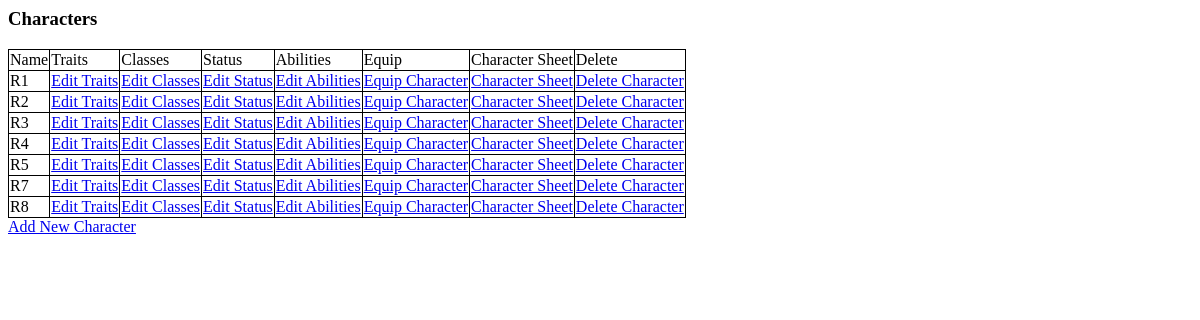
The page /osric_character_tools/characters.php on the database its author committed.
### tables this page shows
CREATE TABLE IF NOT EXISTS `characters` (
  `CharacterName` varchar(255) NOT NULL,
  `CharacterGender` int(11) NOT NULL,
  `CharacterAge` float NOT NULL,
  `CharacterHeight` float NOT NULL,
  `CharacterWeight` float NOT NULL,
  `CharacterId` bigint(20) unsigned NOT NULL AUTO_INCREMENT,
  `CharacterAlignment` int(11) NOT NULL,
  `RaceId` bigint(20) NOT NULL,
  PRIMARY KEY (`CharacterId`)
);

### osric_character_tools/characters.php (the view, shortened to what this page needs)
<html>
<head>
<link rel="stylesheet" type="text/css" href="./css/class.css" />
</head>
<body>
<?php
include("./inc/misc.inc");
$cxn = mysqli_connect($host,$user,$passwd,$dbname) or die("Couldn't connect to server");
$query = "SELECT * from characters";
$result = mysqli_query($cxn,$query) or die("Couldn't execute query.");
?>
<h3>Characters</h3>
<?php
echo "<table id='osric_characters'>";
echo "<tr><td>Name</td><td>Traits</td><td>Classes</td><td>Status</td><td>Abilities</td><td>Equip</td><td>Character Sheet</td><td>Delete</td></tr>";
while($row = mysqli_fetch_assoc($result))
{
echo "<tr>";
echo "<td>{$row['CharacterName']}</td>";
echo "<td><a href='editcharacter.php?CharacterId={$row['CharacterId']}'>Edit Traits</a></td>";
echo "<td><a href='editcharacterclasses.php?CharacterId={$row['CharacterId']}'>Edit Classes</a></td>";
echo "<td><a href='editcharacterstatus.php?CharacterId={$row['CharacterId']}'>Edit Status</a></td>";
echo "<td><a href='editcharacterabilities.php?CharacterId={$row['CharacterId']}'>Edit Abilities</a></td>";
echo "<td><a href='equipcharacter.php?CharacterId={$row['CharacterId']}'>Equip Character</a></td>";
echo "<td><a href='charactersheet.php?CharacterId={$row['CharacterId']}'>Character Sheet</td>";
echo "<td><a href='deletecharacter.php?CharacterId={$row['CharacterId']}'>Delete Character</a></td>";
echo "</tr>";
}
echo "</table>";
echo "<a href='editcharacter.php?CharacterId=-1'>Add New Character</a></td>";
?>
</body>
</html>

### osric_character_tools/css/class.css (style rules this page uses)
table { border: 1px solid black; border-collapse: collapse; }
td { border-right: 1px solid black; border-bottom: 1px solid black; }

### rows shown on the page
characters: CharacterName "R1"
characters: CharacterName "R2"
characters: CharacterName "R3"
characters: CharacterName "R4"
characters: CharacterName "R5"
characters: CharacterName "R7"
characters: CharacterName "R8"
